Frame 1 (no input): blank canvas, image omitted
Frame 60 (the mouse pressed at the canvas centre just before this capture): blank canvas, image omitted
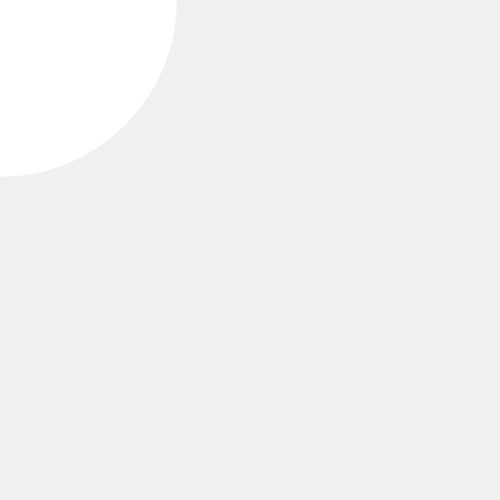
Frame 120 (the mouse held since frame 60 and released just before this capture)

The Processing sketch whose frames 1 and 60 were blank and that drew this single picture after the mouse press (run headless with seeded random() and noise(); from frame 60 on, the mouse is pressed at the canvas centre):

// Processing sketch: sketch_03_arrays_playground_02
// ── sketch_03_arrays_playground_02.pde
/* Let's use a array to stick in the position 
 * of our mouse pointer over time (200 frame to be exact).
 * Then let's use these position data to draw a 'snake'!
 */
int cursor = 0;
int queueSize = 100;
float[] queueX = new float[queueSize];
float[] queueY = new float[queueSize];

void setup() {
  size(500, 500);
  frameRate(60);

  // initialize our queue with a default position of -1/-1
  for (int i = 0; i < queueSize; i++) {
    queueX[i] = -1;
    queueY[i] = -1;
  }
}

void draw() {
  background(240);
  noStroke();
  
  // continously write into our queue, if the "buffer" is
  // full, go to back to the beginning and overwrite old values
  cursor = (cursor + 1) % queueSize;
  queueX[cursor] = mouseX;
  queueY[cursor] = mouseY;
  
  // now let's interate over the queue and use the positions in
  // there to draw circles on the canvas
  for (int i = 0; i < queueSize; i++) {
    // get the index in the right order;
    // let's have some fun al also pull out the "next" 
    // position in the queue - therefore we need our index+1 
    int index = (i + cursor + 1) % queueSize;
    int index2 = (i + cursor + 2) % queueSize;
    
    // now let's get our positions
    float positionX1 = queueX[index];
    float positionY1 = queueY[index];
    float positionX2 = queueX[index2];
    float positionY2 = queueY[index2];
    
    // get the distance of these two points using processing dist()
    // or you could do the calc yourself http://www.purplemath.com/modules/distform.htm
    // we use this distance the scale the circle and also generate color values
    if (cursor != index) {
      float distance = dist(positionX1, positionY1, positionX2, positionY2);
      float lightness = map(distance, 0, 50, 0, 180);
      
      fill(lightness);
      ellipse(positionX1, positionY1, distance, distance);
    }

  }
}
